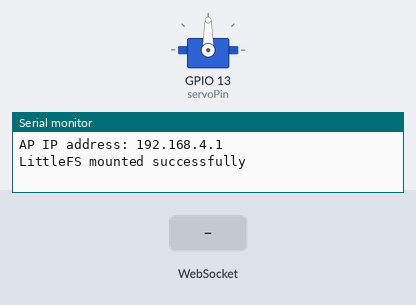
Bench run of a program on a simulated ESP32. On the bench: servo, the last lines printed to the serial monitor. Inputs (shaded band) come from the test bench. WiFi joins after 1.5 s; servers stay silent unless stated; storage starts empty.

Above: at 1.2 s.
1.3 s: WebSocket text "manual" received
At 1.6 s:
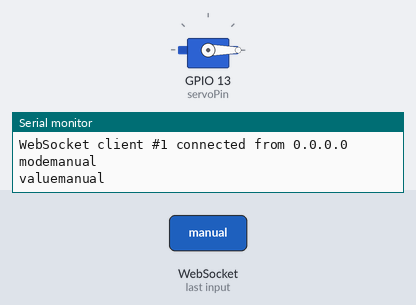
2.8 s: WebSocket text "automatic" received
At 3.3 s:
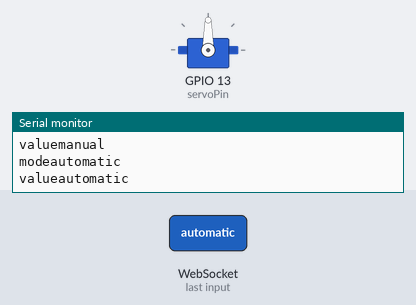
5.8 s: WebSocket text "5" received
At 5.96 s:
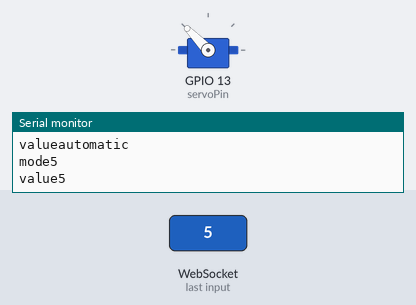
Timing chart, 0 to 8.8 s (numbered marks = the images above; inputs shaded):
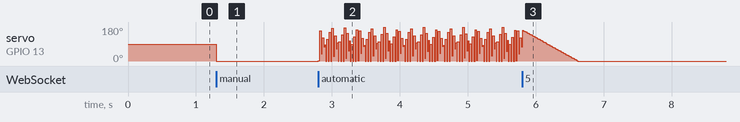

The program:

main.cpp
```cpp
#include <Arduino.h>
#include <WiFi.h>
#include <ESPAsyncWebServer.h>
#include <LittleFS.h>
#include <ESP32Servo.h>

// Websocket Message
String message = "";

// WiFi or AP ssid and password
const char *ssid = "yBandung";
const char *password = "ybandung";

// Create AsyncWebServer object on port 80
AsyncWebServer server(80);

// Create a WebSocket object
AsyncWebSocket ws("/ws");

// Servo and its Pin
Servo servo1;
#define servoPin 13

// Mode (Manual or Automatic) and its Value (Degree or Delay) for Servo
String mode = "manual";
String value;

// Initialize LittleFS
void initFS() {
  if (!LittleFS.begin()) {
    Serial.println("An error has occurred while mounting LittleFS");
  } else {
    Serial.println("LittleFS mounted successfully");
  }
}

// Initialize WiFi (ESP32 Connect to WiFi)
void initWiFi() {
  WiFi.mode(WIFI_STA);
  WiFi.begin(ssid, password);
  Serial.print("Connecting to WiFi ..");
  while (WiFi.status() != WL_CONNECTED) {
    Serial.print('.');
    delay(1000);
  }
  Serial.println(WiFi.localIP());
}

// Initialize AP (ESP32 as Access Point)
void initAP() {
  WiFi.mode(WIFI_AP);
  WiFi.softAP(ssid, password);
  IPAddress IP = WiFi.softAPIP();
  Serial.print("AP IP address: ");
  Serial.println(IP);
}

void notifyClients(String state) {
  ws.textAll(state);
}

void handleWebSocketMessage(void *arg, uint8_t *data, size_t len) {
  AwsFrameInfo *info = (AwsFrameInfo *)arg;
  if (info->final && info->index == 0 && info->len == len && info->opcode == WS_TEXT) {
    data[len] = 0;
    message = (char *)data;
    mode = message.substring(0, message.indexOf("&"));
    value = message.substring(message.indexOf("&") + 1, message.length());
    Serial.print("mode");
    Serial.println(mode);
    Serial.print("value");
    Serial.println(value);
    if (mode == "manual") {
      servo1.write(value.toInt());
      notifyClients(value);
    }
  }
}

void onEvent(AsyncWebSocket *server, AsyncWebSocketClient *client, AwsEventType type, void *arg, uint8_t *data, size_t len) {
  switch (type) {
    case WS_EVT_CONNECT:
      Serial.printf("WebSocket client #%u connected from %s\n", client->id(), client->remoteIP().toString().c_str());
      break;
    case WS_EVT_DISCONNECT:
      Serial.printf("WebSocket client #%u disconnected\n", client->id());
      break;
    case WS_EVT_DATA:
      handleWebSocketMessage(arg, data, len);
      break;
    case WS_EVT_PONG:
    case WS_EVT_ERROR:
      break;
  }
}

void initWebSocket() {
  ws.onEvent(onEvent);
  server.addHandler(&ws);
}

void setup() {
  Serial.begin(115200);

  // Choose 1 (Connect to WiFi or As AP)
  // initWiFi();
  // OR
  initAP();

  initWebSocket();
  initFS();

  servo1.attach(servoPin);

  // Web Server Root URL
  server.on("/", HTTP_GET, [](AsyncWebServerRequest *request) {
    request->send(LittleFS, "/index.html", "text/html");
  });
  server.serveStatic("/", LittleFS, "/");
  server.begin();
}

void loop() {
  if (mode == "automatic") {
    for (int posDegrees = 0; posDegrees <= 180; posDegrees++) {
      servo1.write(posDegrees);
      // notifyClients(String(posDegrees)); if delay < 1 second then ERROR: Too many messages queued
      delay(value.toInt());
    }

    for (int posDegrees = 180; posDegrees >= 0; posDegrees--) {
      servo1.write(posDegrees);
      // notifyClients(String(posDegrees)); if delay < 1 second then ERROR: Too many messages queued
      delay(value.toInt());
    }
  }
  ws.cleanupClients();
}
```

Measured:
- after the input at 1.3 s, servo on GPIO 13 (servoPin): 90° → 0° at once
